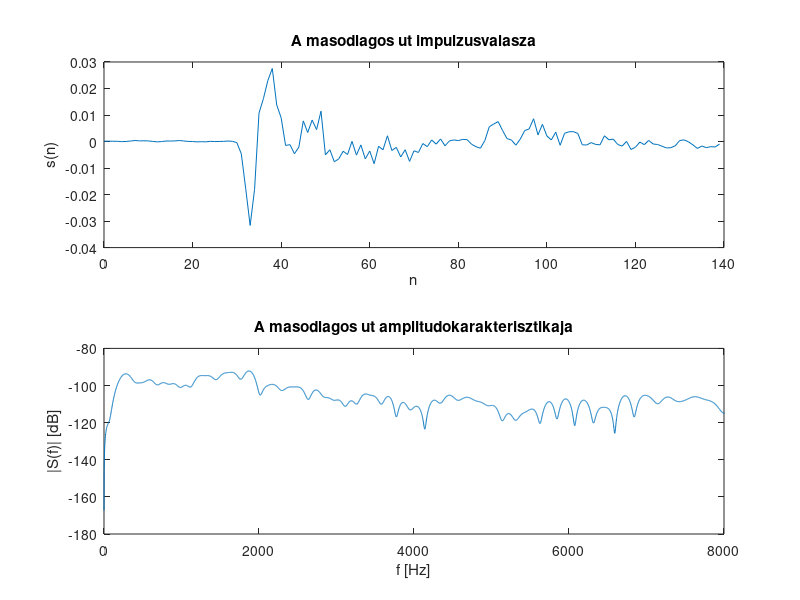

MATLAB code to generate this figure:
% Egy identifikacios eredmeny abrazolasa ido- es frekvenciatartomanyban.
% Az S vektor valos meres eredmenye, az egyutthatok debugger segitsegevel
% lettek kiolvasva a mikrokontroller memoriajabol.

clear all;
clc;
fs=16000;
NFFT=8192;
S=[0.000129615713, 0.000135472394, 0.000107435146, 8.87547649e-005, -3.52942443e-005, 3.00399461e-005, 0.000196197172, 0.000375433447, 0.000250521756,...
 0.000285307266, 0.000230521313, 5.15865504e-005, -0.000131161258, -1.30736189e-005, 0.000199053538, 0.000191537838, 0.000231484097, 0.000381268008,...
 0.000215749504, 4.73965229e-005, 7.52535971e-006, -0.000122586614, -6.65039697e-005, -0.000110467037, 7.03350233e-005, -6.40427697e-006, 2.45090705e-005,...
 6.96453499e-005, 0.000187971367, 9.11314564e-005, -0.000425943203, -0.00460020034, -0.0177925471, -0.0316475891, -0.0180235822, 0.0107259024, 0.0162028577,...
 0.0230325535, 0.027549345, 0.0137946801, 0.00896451809, -0.00147430494, -0.00118569809, -0.0046018376, -0.0020906853, 0.00777103053, 0.00339553878,...
 0.00809241924, 0.00450340705, 0.0114382738, -0.00504300045, -0.00310104038, -0.00760380272, -0.00657971855, -0.00366904843, -0.00487845903, 6.91769164e-005,...
 -0.00511862943, -0.00127253926, -0.00653933967, -0.00358823407, -0.0083577428, -0.00180296518, -0.00310901459, 0.00216769497, -0.00337568135, -0.00220571575,...
 -0.00582506554, -0.00310557871, -0.00748935807, -0.00349247549, -0.0041230591, -0.00077020732, -0.0019199535, 0.000589023693, -0.000983317266, 0.000975136645,...
 -0.00161141076, 0.000236547567, 0.000604682951, 0.000358912366, 0.000803400937, 0.000695862109, -0.00102879293, -0.00194375683, -0.00252315798, 0.000395963725,...
 0.00558151351, 0.00661253231, 0.00750573119, 0.00416852674, 0.00110515277, 0.000578375941, -0.00137670047, 0.000927701825, 0.00413291156, 0.00474978751,...
 0.00858909264, 0.00249199732, 0.00649406156, 0.00210806448, 0.000604277244, 0.00353805372, -0.00141107792, 0.00311272452, 0.00367296813, 0.00374007248,...
 0.00302961096, -0.00124023994, -0.0013051118, -0.000401326572, -0.00108726544, -0.00124996714, 0.0021734382, 0.000661682629, 0.000900333107, -0.00110947376,...
 -0.00170941418, 3.04584119e-005, -0.00300095743, -0.0021512073, -0.000202648996, -0.00117921364, 0.000412150781, -0.000932963623, -0.0011200119, -0.00176806038,...
 -0.00241335365, -0.00232474599, -0.00160049344, 0.000386855361, 0.000626646273, -0.000124863742, -0.00129037735, -0.00260682101, -0.00167863583, -0.00231462321,...
 -0.00193815352, -0.00205083587, -0.000958253222];
N=length(S);
f=(0:NFFT-1)*fs/NFFT;
subplot(211);
plot(0:N-1,S);
title('A masodlagos ut impulzusvalasza');
xlabel('n');
ylabel('s(n)');
subplot(212);
plot(f,20*log10(abs(fft(S,NFFT)/NFFT)));
xlim([0 fs/2]);
title('A masodlagos ut amplitudokarakterisztikaja');
xlabel('f [Hz]');
ylabel('|S(f)| [dB]');
